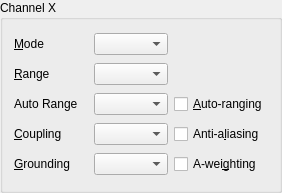
<?xml version="1.0" encoding="UTF-8"?>
<ui version="4.0">
 <class>GroupBox</class>
 <widget class="QGroupBox" name="GroupBox">
  <property name="geometry">
   <rect>
    <x>0</x>
    <y>0</y>
    <width>282</width>
    <height>193</height>
   </rect>
  </property>
  <property name="windowTitle">
   <string>GroupBox</string>
  </property>
  <property name="title">
   <string>Channel X</string>
  </property>
  <layout class="QHBoxLayout" name="horizontalLayout">
   <item>
    <layout class="QGridLayout" name="gridLayout">
     <item row="3" column="0">
      <widget class="QLabel" name="label_2">
       <property name="text">
        <string>&amp;Coupling</string>
       </property>
       <property name="buddy">
        <cstring>couplingCombo</cstring>
       </property>
      </widget>
     </item>
     <item row="3" column="1">
      <widget class="EnumComboBox" name="couplingCombo"/>
     </item>
     <item row="4" column="2">
      <widget class="SilentCheckBox" name="aWeightingCb">
       <property name="text">
        <string>A-wei&amp;ghting</string>
       </property>
      </widget>
     </item>
     <item row="4" column="1">
      <widget class="EnumComboBox" name="groundingCombo"/>
     </item>
     <item row="1" column="0">
      <widget class="QLabel" name="label_3">
       <property name="text">
        <string>&amp;Range</string>
       </property>
       <property name="buddy">
        <cstring>rangeCombo</cstring>
       </property>
      </widget>
     </item>
     <item row="4" column="0">
      <widget class="QLabel" name="label">
       <property name="text">
        <string>&amp;Grounding</string>
       </property>
       <property name="buddy">
        <cstring>groundingCombo</cstring>
       </property>
      </widget>
     </item>
     <item row="1" column="1">
      <widget class="EnumComboBox" name="rangeCombo"/>
     </item>
     <item row="3" column="2">
      <widget class="SilentCheckBox" name="antiAliasingCb">
       <property name="text">
        <string>Anti-a&amp;liasing</string>
       </property>
      </widget>
     </item>
     <item row="0" column="1">
      <widget class="EnumComboBox" name="modeCombo"/>
     </item>
     <item row="0" column="0">
      <widget class="QLabel" name="label_4">
       <property name="text">
        <string>&amp;Mode</string>
       </property>
       <property name="buddy">
        <cstring>modeCombo</cstring>
       </property>
      </widget>
     </item>
     <item row="2" column="0">
      <widget class="QLabel" name="label_5">
       <property name="text">
        <string>Auto Range</string>
       </property>
      </widget>
     </item>
     <item row="2" column="2">
      <widget class="SilentCheckBox" name="autoRangingCb">
       <property name="text">
        <string>&amp;Auto-ranging</string>
       </property>
      </widget>
     </item>
     <item row="2" column="1">
      <widget class="EnumComboBox" name="autoRangeTypeCombo"/>
     </item>
    </layout>
   </item>
  </layout>
 </widget>
 <customwidgets>
  <customwidget>
   <class>EnumComboBox</class>
   <extends>QComboBox</extends>
   <header>LabWidgets.SilentWidgets</header>
  </customwidget>
  <customwidget>
   <class>SilentCheckBox</class>
   <extends>QCheckBox</extends>
   <header>LabWidgets.SilentWidgets</header>
  </customwidget>
 </customwidgets>
 <tabstops>
  <tabstop>rangeCombo</tabstop>
  <tabstop>couplingCombo</tabstop>
  <tabstop>groundingCombo</tabstop>
  <tabstop>antiAliasingCb</tabstop>
  <tabstop>aWeightingCb</tabstop>
 </tabstops>
 <resources/>
 <connections/>
</ui>
